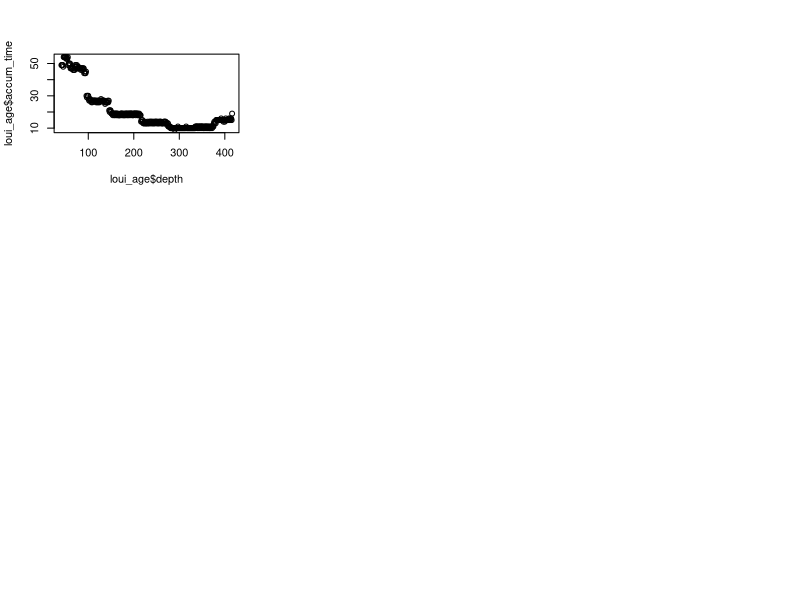

Source code (R): (Note: this script raises an error after producing the figure.)
#Comparing accumulation times with total and rarefied pollen richness

library(dplyr)

data<-read.csv("Outputs/mixed_original.csv", check.names = FALSE)
data<-data[-c(1)]
drop <- c("min", "max")
data = data[,!(names(data) %in% drop)]
names(data)[1]<-"mean"

par(mfrow = c(3, 3))
#St. Louis Lac
loui<- data[data$Site == "St. Louis Lac", ]
loui_age<-read.csv("Bacon_runs/St_Louis_Lac/Loui_accum.csv")
plot(loui_age$depth, loui_age$accum_time)
loui_age<-loui_age[-c(1)]
loui<-loui[-c(2)]
loui<-merge(loui, loui_age, by="mean")
loui<-loui[-c(1)]
accum_time<-loui$accum_time
loui<-loui[-c(718)]
alpha <- with(loui, specnumber(loui))
alpha<-as.data.frame(alpha)
accum_time<-as.data.frame(accum_time)
loui<-cbind(alpha, accum_time)

lou<-dplyr::filter(data, Site == "St. Louis Lac")
(raremax_lou <- min(rowSums(lou[c(3:719)])))
rare_lou<-rarefy(lou[c(3:719)],raremax_lou)
rare_lou<-as.data.frame(rare_lou)
loui<-cbind(loui, rare_lou)

#Ngofe Marsh
ngof<- data[data$Site == "Ngofe Marsh", ]
ngof_age<-read.csv("Bacon_runs/Ngofe_dates/Ngofe_accum.csv")
plot(ngof_age$depth, ngof_age$accum_time)
ngof_age<-ngof_age[-c(1)]
ngof<-ngof[-c(2)]
ngof<-merge(ngof, ngof_age, by="mean")
ngof<-ngof[-c(1)]
accum_time<-ngof$accum_time
ngof<-ngof[-c(718)]
alpha <- with(ngof, specnumber(ngof))
alpha<-as.data.frame(alpha)
accum_time<-as.data.frame(accum_time)
ngof<-cbind(alpha, accum_time)

ngo<-dplyr::filter(data, Site == "Ngofe Marsh")
(raremax_ngo <- min(rowSums(ngo[c(3:719)])))
rare_ngo<-rarefy(ngo[c(3:719)],raremax_ngo)
rare_ngo<-as.data.frame(rare_ngo)
ngof<-cbind(ngof, rare_ngo)

#Lake Lanoto'o
lano<- data[data$Site == "Lake Lanoto'o", ]
lano_age<-read.csv("Bacon_runs/Lake_Lanotoo/Lake_Lanotoo_accum.csv")
plot(lano_age$depth, lano_age$accum_time)
lano_age<-lano_age[-c(1)]
lano<-lano[-c(2)]
lano<-merge(lano, lano_age, by="mean")
lano<-lano[-c(1)]
accum_time<-lano$accum_time
lano<-lano[-c(718)]
alpha <- with(lano, specnumber(lano))
alpha<-as.data.frame(alpha)
accum_time<-as.data.frame(accum_time)
lano<-cbind(alpha, accum_time)

lan<-dplyr::filter(data, Site == "Lake Lanoto'o")
(raremax_lan <- min(rowSums(lan[c(3:719)])))
rare_lan<-rarefy(lan[c(3:719)],raremax_lan)
rare_lan<-as.data.frame(rare_lan)
lano<-cbind(lano, rare_lan)

#plot###

plot(loui$alpha, loui$accum_time)
plot(ngof$alpha, ngof$accum_time)
plot(lano$alpha, lano$accum_time)

plot(loui$rare_lou, loui$accum_time)
plot(ngof$rare_ngo, ngof$accum_time)
plot(lano$rare_lan, lano$accum_time)
